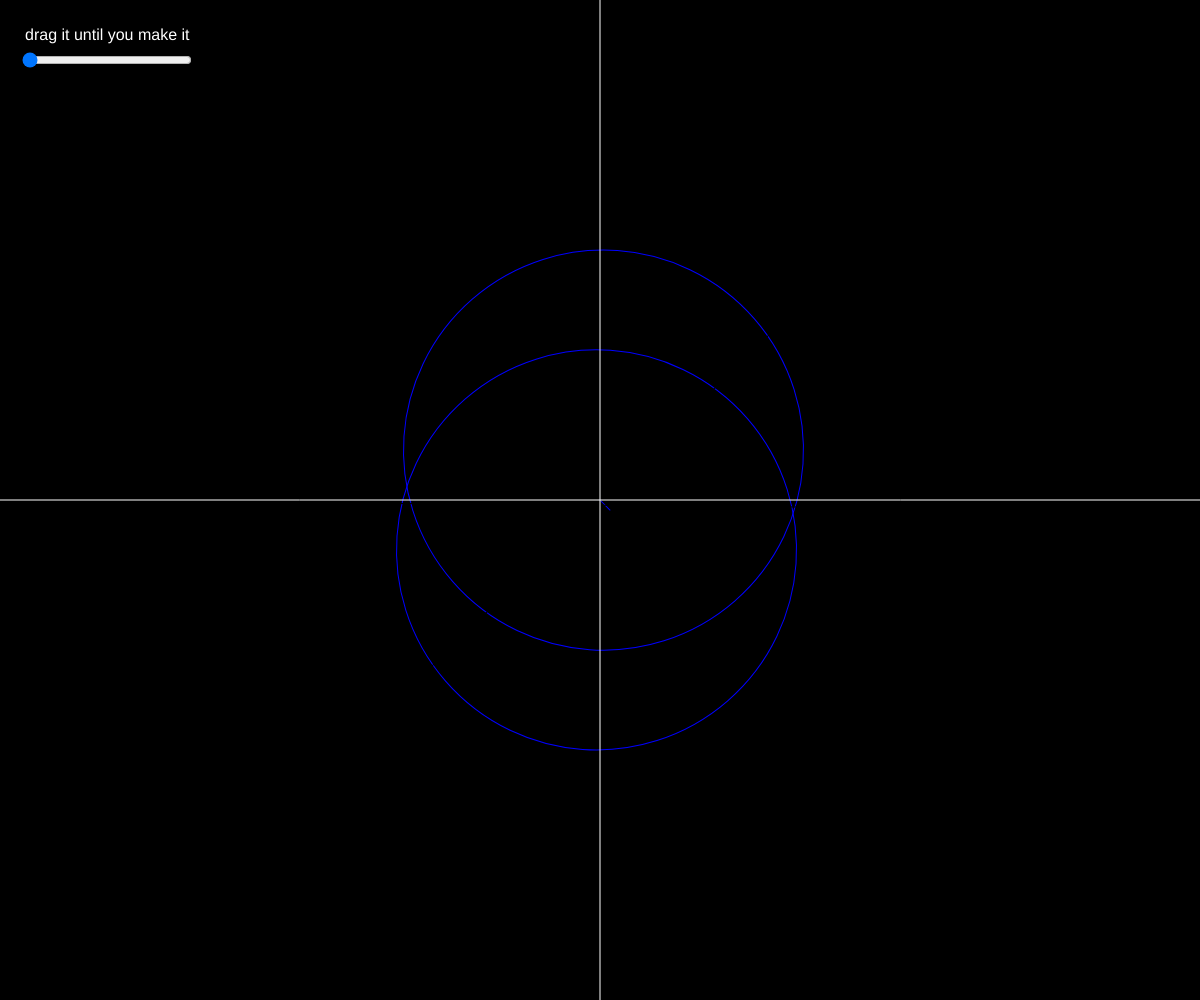
Frame 1 (no input)
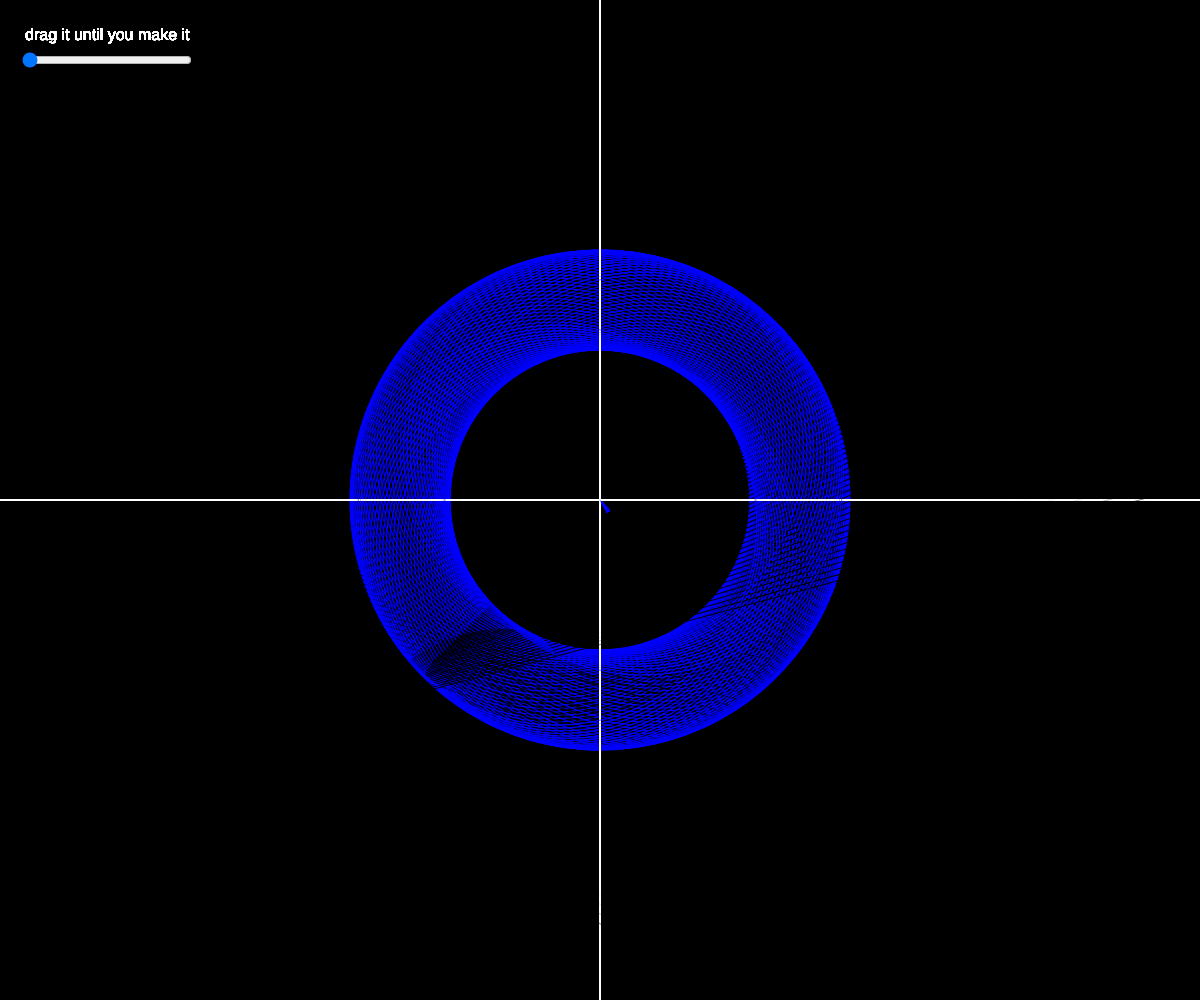
Frame 60 (no input)
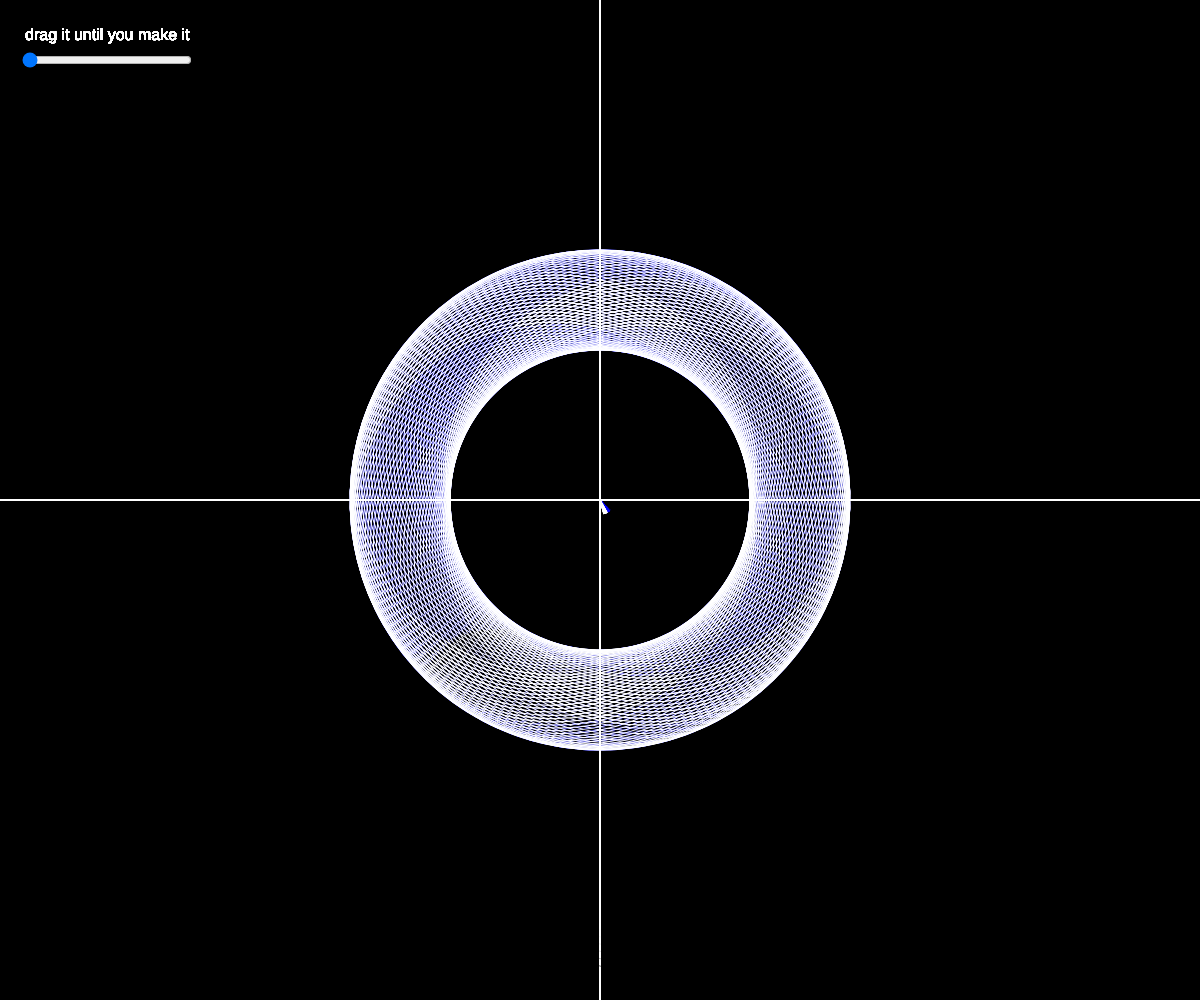
Frame 120 (the mouse pressed at the canvas centre since frame 60)

The p5.js sketch that drew these frames (run headless with seeded random() and noise() and a simulated clock; from frame 60 on, the mouse is pressed at the canvas centre):

// p5.js sketch
// ── sketch.js
function setup() {
  createCanvas(windowWidth, windowHeight);
  angleMode(DEGREES);
  background("black");

  slider = createSlider(10, 500, 0);
  slider.position(20, 50);
  slider.style("width", "170px");
}

function draw() {
  noStroke();
  fill("white");
  textSize(16);
  text("drag it until you make it", 25, 40);

  push();
  translate(width / 2, height / 2);
  stroke(mouseX, mouseX, 255);
  noFill();
  rotate(frameCount / 4);
  line(0, 0, slider.value(), 10);
  pop();

  push();
  translate(width / 2, height / 2);
  stroke(mouseX, mouseX, 255);
  noFill();
  rotate(frameCount * 4);
  circle(0, 50, 400);
  circle(0, -50, 400);
  pop();

  push();
  rotate(frameCount / 2);
  translate(width / 2, height / 2);
  stroke("black");
  line(-2000, 0, 2000, 0);
  rotate(45);
  line(0, -2000, 0, 2000);
  pop();

  push();
  stroke("white");
  translate(width / 2, height / 2);
  line(-2000, 0, 2000, 0);
  line(0, -2000, 0, 2000);
  pop();
}
function doubleClicked() {
  randomcolor = random(0, 255);
  background(randomcolor);
}
